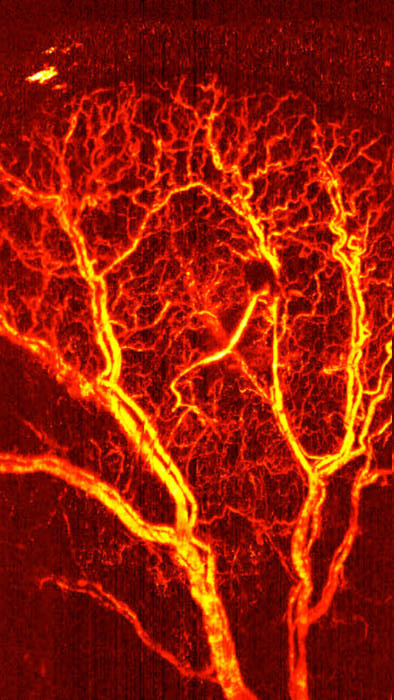
%> input picture real_image/photoacoustic_color.jpeg, 394 x 700 px
$ octave plot_coef.m   (GNU Octave 9; MATLAB toolbox functions it lacks are replaced by stand-ins)
%> lines starting %> are read from the running program, lines starting %| are printed output that depends on the picture
### real_image/config_coefficient_smooth.m
function [diff,abso] = config_coefficient_smooth(x,y)

imagRead = imread('photoacoustic_color.jpeg');
%> imagRead is the input picture: size 700x394x3 uint8; mean R, G, B 148.8, 27.3, 4.9
imagRead = rgb2gray(imagRead);
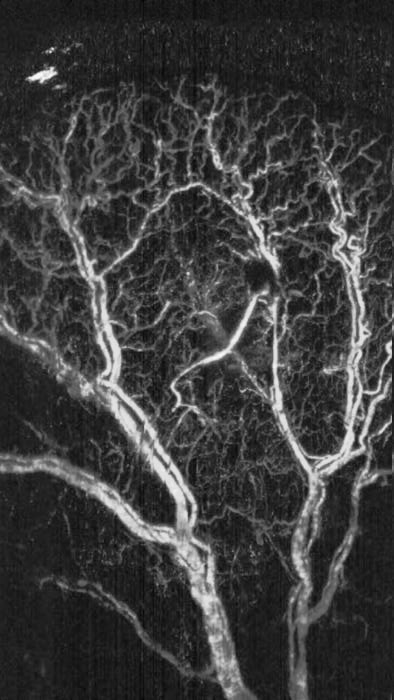
%> imagRead: size 700x394 uint8; min 4, max 253, mean 61
imagRead = imagRead(130:250,180:300); % crop
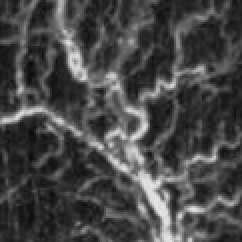
%> imagRead: size 121x121 uint8 (shown 2 times larger); min 8, max 232, mean 71.1
imagRead = flipud(imagRead);
[numRow,numCol] = size(imagRead);
%> numRow = 121; numCol = 121
imagRead(imagRead>180) = 180;
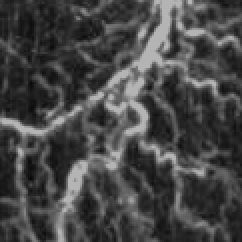
%> imagRead: size 121x121 uint8 (shown 2 times larger); min 8, max 180, mean 70.3

xx   = linspace(-1.1,1.1,numCol);
%> xx = 121 values from -1.1 to 1.1
yy   = linspace(-1.1,1.1,numRow);
%> yy = 121 values from -1.1 to 1.1
[X,Y]= meshgrid(xx,yy);
temp = .2+.2*(double(imagRead)/180-.5);
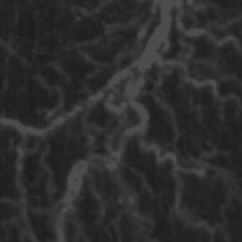
%> temp: size 121x121 double (shown 2 times larger); min 0.109, max 0.3, mean 0.178
diff = interp2(X,Y,temp,x,y,'linear');

temp = 20+20*(double(imagRead)/180-.5);
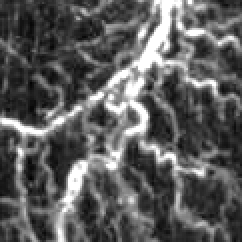
%> temp: size 121x121 double (shown 2 times larger); min 10.89, max 30, mean 17.8; drawn with min black and max white
abso = interp2(X,Y,temp,x,y,'linear');

end

### real_image/plot_coef.m
x     = -1:.005:1;
lenX  = numel(x);
y     = -1:.005:1;
lenY  = numel(y);
[X,Y] = meshgrid(x,y);
[diff,abso] = config_coefficient_smooth(X(:),Y(:));
diff(X.^2+Y.^2>1) = nan;
abso(X.^2+Y.^2>1) = nan;

surf(X,Y,reshape(diff,lenY,lenX))
shading interp
view([0 0 1])
axis equal tight
colorbar
colormap jet
title("Diffusion coefficent")
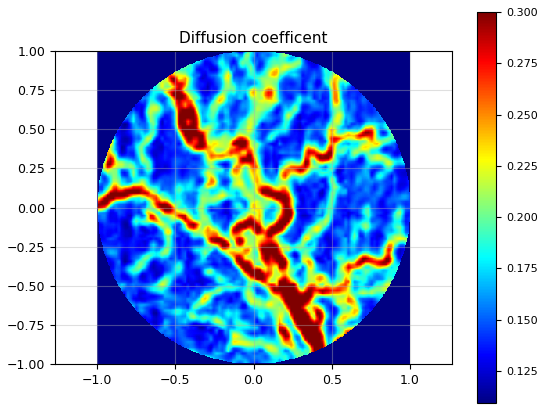
%> figure redrawn from the program's plot data


figure
surf(X,Y,reshape(abso,lenY,lenX))
shading interp
view([0 0 1])
axis equal tight
colorbar
colormap jet
title("Absorption coefficent")
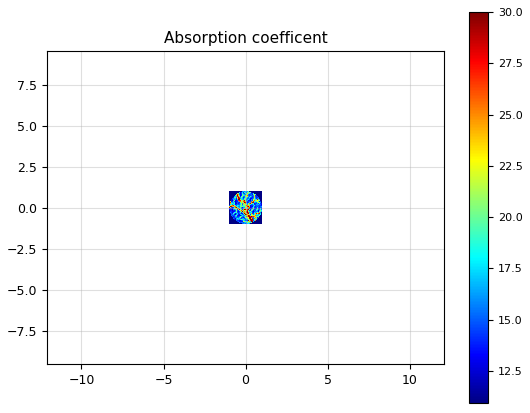
%> figure redrawn from the program's plot data
